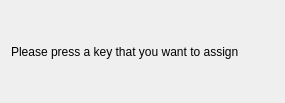
<?xml version="1.0" encoding="UTF-8"?>
<ui version="4.0">
 <class>ar::gui::input_ask_for_key_dialog</class>
 <widget class="QDialog" name="ar::gui::input_ask_for_key_dialog">
  <property name="geometry">
   <rect>
    <x>0</x>
    <y>0</y>
    <width>285</width>
    <height>103</height>
   </rect>
  </property>
  <property name="sizePolicy">
   <sizepolicy hsizetype="Fixed" vsizetype="Fixed">
    <horstretch>0</horstretch>
    <verstretch>0</verstretch>
   </sizepolicy>
  </property>
  <property name="windowTitle">
   <string>Key Setting</string>
  </property>
  <property name="windowIcon">
   <iconset resource="../../../resources/resources.qrc">
    <normaloff>:/appicon.ico</normaloff>:/appicon.ico</iconset>
  </property>
  <layout class="QHBoxLayout" name="horizontalLayout">
   <item>
    <widget class="QLabel" name="label_2">
     <property name="text">
      <string>Please press a key that you want to assign</string>
     </property>
    </widget>
   </item>
  </layout>
 </widget>
 <resources>
  <include location="../../../resources/resources.qrc"/>
 </resources>
 <connections/>
</ui>
